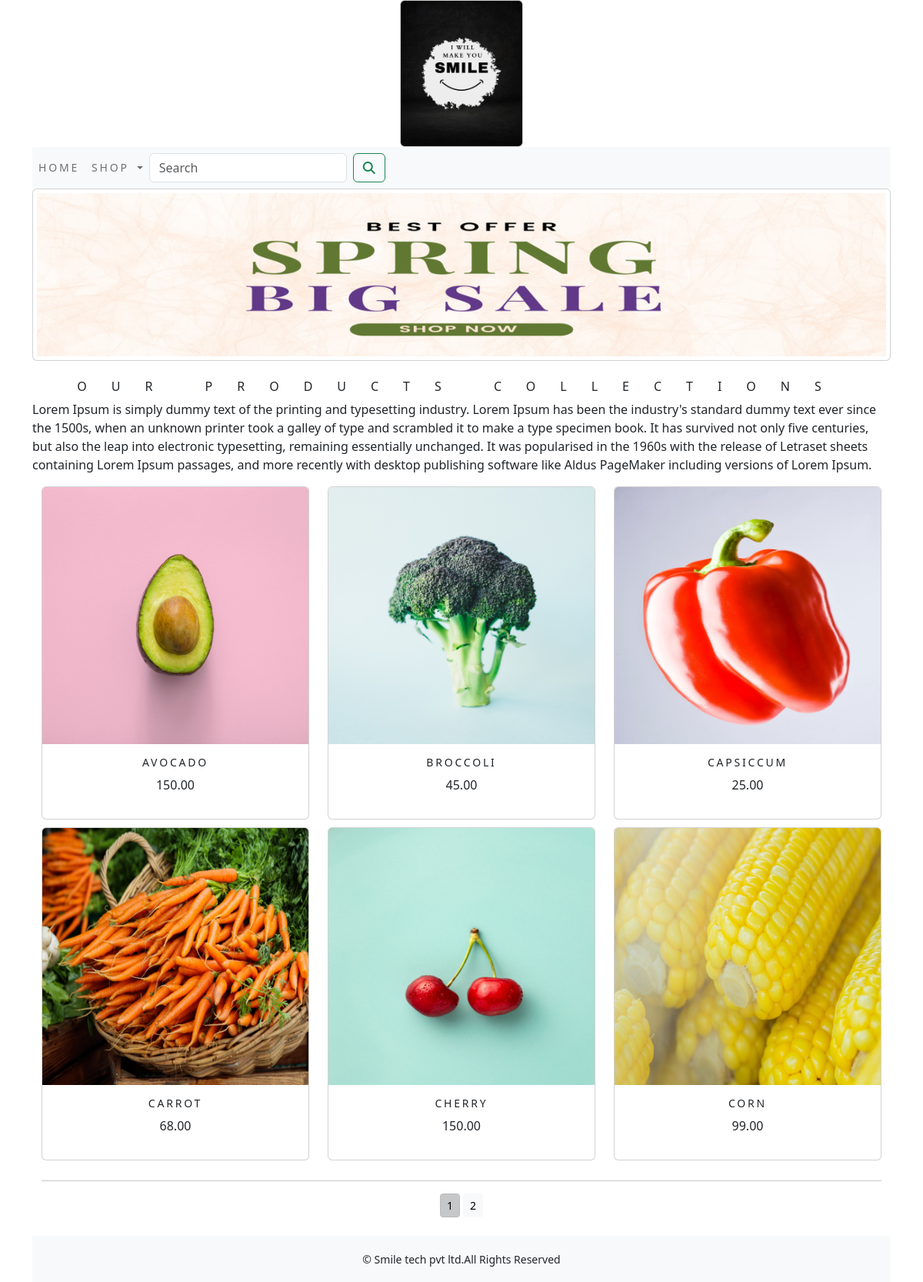
The app's page /ecommerce/ with its own data.
### ecommerce/models.py (models this page shows, shortened)
class Product(models.Model):
    name=models.CharField(max_length=250,unique=True)
    slug=models.SlugField(max_length=250,unique=True)
    description=models.TextField(blank=True)
    price=models.DecimalField(max_digits=10,decimal_places=2)
    category=models.ForeignKey(Category,on_delete=models.CASCADE)
    image=models.ImageField(upload_to='product',blank=True)
    stock=models.IntegerField()
    available=models.BooleanField(default=True)
    created=models.DateTimeField(auto_now_add=True)
    updated=models.DateTimeField(auto_now=True)
    def get_url(self):
        return reverse('ecommerce:prodCatdetail',args=[self.category.slug,self.slug])
    class Meta:
        ordering = ('name',)
        verbose_name = 'product'
        verbose_name_plural = 'products'

### ecommerce/views.py (the view)
# urls.py: path('',views.allprodCat,name='allProdCat'),
def allprodCat(request, c_slug=None):
    c_page = None
    products_list = None
    if c_slug != None:
        c_page = get_object_or_404(Category, slug=c_slug)
        products_list = Product.objects.all().filter(category=c_page, available=True)
    else:
        products_list = Product.objects.all().filter(available=True)
        paginator=Paginator(products_list,6)
    try:
        page=int(request.GET.get('page','1'))
    except :
        page=1
    try:
        products=paginator.page(page)
    except (EmptyPage,InvalidPage):
        products=paginator.page(paginator.num_pages)
    return render(request, "category.html", {"category": c_page, "products": products})

### cart/context_processors.py (called while the page is built)
def counter(request):
    item_count=0
    if 'admin' in request.path:
        return {}
    else:
        try:
            cart=Cart.objects.filter(cart_id=_cart_id(request))
            cart_items=CartItem.objects.all().filter(cart=cart[:1])
            for cart_item in cart_items:
                item_count += cart_item.quantity
        except Cart.DoesNotExist:
            item_count=0
    return dict(item_count=item_count)

### cart/views.py (called while the page is built)
def _cart_id(request):
    cart=request.session.session_key
    if not cart:
        cart=request.session.create()
    return cart

### ecommerce/context_processors.py (called while the page is built)
def menu_links(request):
    links=Category.objects.all()
    return dict(links=links)

### ecommerce/models.py (called while the page is built)
    def get_url(self):
        return reverse('ecommerce:product_by_category',args=[self.slug])

### templates/category.html (shortened to what this page needs)
{% extends 'base.html' %}
{% load static %}
{% block content %}
<div>
    {% if category %}
        <img class="my_image" src="{{category.image.url}}" alt="{{category.name}}">
</div>
    <br>
<div>
        <h1 class="text-center my_title">{{category.name}}</h1>
        <p class="text-justify">{{category.description}}</p>
</div>
    {% else %}
<div>
<img class="card my_image my_image_padding" src="{% static 'img/banner.jpg' %}" alt="our products" width="1600px;" height="300px;">
</div>
<br>
<div>
    <h1 class="text-center my_title">Our Products Collections</h1>
    <p class="text-justify">Lorem Ipsum is simply dummy text of the printing and typesetting industry. Lorem Ipsum has been the industry's standard dummy text ever since the 1500s, when an unknown printer took a galley of type and scrambled it to make a type specimen book. It has survived not only five centuries, but also the leap into electronic typesetting, remaining essentially unchanged. It was popularised in the 1960s with the release of Letraset sheets containing Lorem Ipsum passages, and more recently with desktop publishing software like Aldus PageMaker including versions of Lorem Ipsum.</p>
</div>
    {% endif %}
<div class="container">
    <div class="row mx_auto">
        {% for product in products.object_list %}
        <div class="my_bottom_margin col-9 col-sm-12 col-md-4 xol-lg-4">
            <div class="card text-center" style="min-width:18rem;">
                <a href="{{product.get_url}}"><img class="card-img-top my_image" src="{{product.image.url}}" alt="{{product.name}}"></a>
            <div class="card-body">
               <h4>{{product.name}}</h4>
                <p>{{product.price}}</p>
            </div>
            </div>
        </div>
        {% endfor %}
    </div>
    <div class="mx-auto">
        {% if products.paginator.num_pages > 1 %}
        <hr>
        <div class="text-center">
            {% for pg in products.paginator.page_range %}
                <a href="?page={{pg}}" class="btn btn-light btn-sm {% if products.number == pg %} active {% endif %}">{{pg}}</a>
            {% endfor %}
        </div>
        {% endif %}
    </div>
    <br>
</div>
{% endblock %}

### templates/base.html (shortened to what this page needs)
{% load static %}
<!DOCTYPE html>
<html lang="en">
<head>
    <link href="https://cdn.jsdelivr.net/npm/bootstrap@5.0.2/dist/css/bootstrap.min.css" rel="stylesheet">
    <link rel="stylesheet" href="{% static 'css/custom.css' %}">
    <link  href="{% static 'css/bootstrap.min.css' %}" rel="stylesheet" >
</head>
<body>
<div class="container">
{% include 'header.html' %}
{% include 'nav.html' %}
{% block content %}
{% endblock %}
    </div>
{% include 'footer.html' %}
</body>
</html>

### templates/header.html
{% load static %}
<header>
  <center>
    <a href="{% url 'ecommerce:allProdCat' %}"></a> <img class="card" src="{% static 'img/logo.png' %}" alt="logimage" width="160px;" height="160px">
  </center>
</header>

### templates/nav.html (shortened to what this page needs)
<nav class="navbar navbar-expand-lg navbar-light bg-light">
  <div class="collapse navbar-collapse" id="navbarSupportedContent">
    <ul class="navbar-nav mr-auto">
      <li class="nav-item">
        <a class="nav-link" href="#">Home</a>
      </li>
      <li class="nav-item dropdown {% if 'ecommerce' in request.path %} active {% endif %}">
        <a class="nav-link dropdown-toggle" href="#" id="navbarDropdown" role="button" data-toggle="dropdown" aria-haspopup="true" aria-expanded="false">
          Shop
        </a>
      </li>
    </ul>
    <form class="d-flex" action="{% url 'search_app:SearchResult' %}" method="get" >
      <input class="form-control me-2" type="search" placeholder="Search" name="q" aria-label="Search">
      <button class="btn btn-outline-success" type="submit"><i class="fa-solid fa-magnifying-glass center"></i></button>
    </form>
  </div>
</nav>

### templates/footer.html
<div class="footer navbar-fixed-bottom my_footer">
  <p class="text-center">&copy; Smile tech pvt ltd.All Rights Reserved</p>
</div>

### static/css/custom.css (style rules this page uses)
body { font-family: 'Roboto Condensed', sans-serif; }
.nav-item { letter-spacing : .2em; font-size : 14px; text-transform : uppercase; }
.my_footer { background-color:#f8f9fa; height : 60px; }
.my_footer p { padding-top : 20px; font-size : 14px; }
.my_image { width : 100%; height : auto; }
.my_title { font-size : 16px; text-transform : uppercase; letter-spacing : 2em; }
.my_image_padding { padding : 5px; }
.my_bottom_margin { margin-bottom : 10px; }
.card-body h4 { font-size : 14px; text-transform : uppercase; letter-spacing : .2em; }

### records on screen
Product: image (picture), name "AVOCADO", price "150.00"
Product: image (picture), name "BROCCOLI", price "45.00"
Product: image (picture), name "CAPSICCUM", price "25.00"
Product: image (picture), name "CARROT", price "68.00"
Product: image (picture), name "CHERRY", price "150.00"
Product: image (picture), name "CORN", price "99.00"

### other values on screen
{{ pg }} "1" "2"
